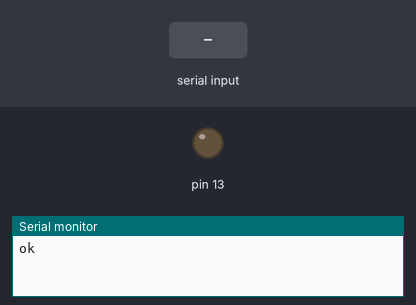
The sketch below on a simulated Arduino Uno, built with avr-gcc and run on an emulated ATmega328P. Parts: output pins drawn as LEDs (lit = HIGH), the last lines printed to the serial monitor. The inputs (shaded band) are chosen by the test bench.

Above: at 1.2 s.
1.3 s: "a" received over the second serial link
At 2.3 s:
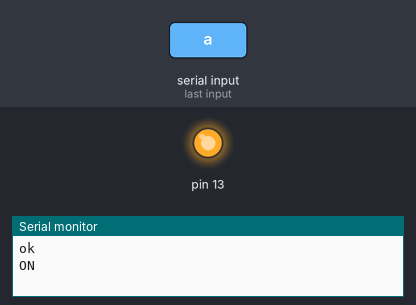
2.8 s: "s" received over the second serial link
At 3.5 s:
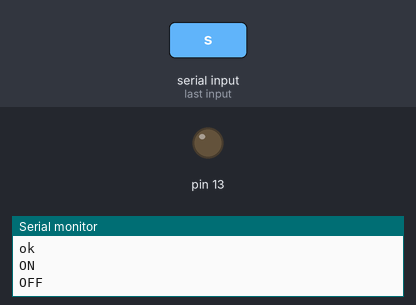
Timing chart, 0 to 5.8 s (numbered marks = the images above; inputs shaded):
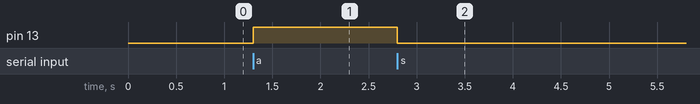

Measured:
- after the input at 1.3 s, pin 13: LOW → HIGH at once
- after the input at 2.8 s, pin 13: HIGH → LOW at once

The sketch:

Prova1.ino
```cpp
#include <SoftwareSerial.h>

SoftwareSerial SSerial(6, 7); //6 RX e 7 TX

void setup() {
  Serial.begin(9600);
  while(!Serial) {}

  Serial.println("ok");
  SSerial.begin(9600);

  pinMode(13, OUTPUT);
}

void loop() {
  if (SSerial.available()){
    char ch = SSerial.read();
    //Serial.write(ch);
    if (ch == 'a') {
      digitalWrite(13, HIGH);
      Serial.println("ON");
    }
    if (ch == 's') {
      digitalWrite(13, LOW);
      Serial.println("OFF");
    }

  }
}
```
